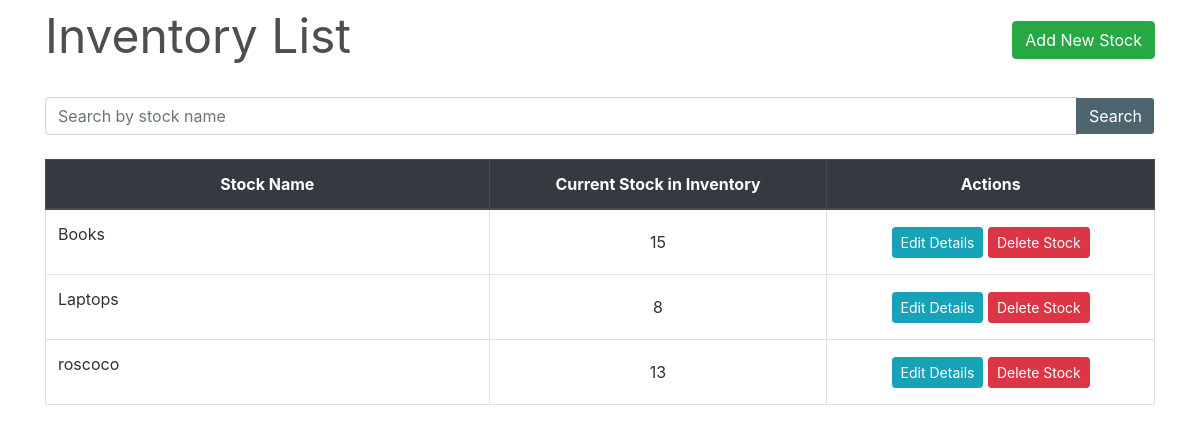
The app's page /inventory/, older data.
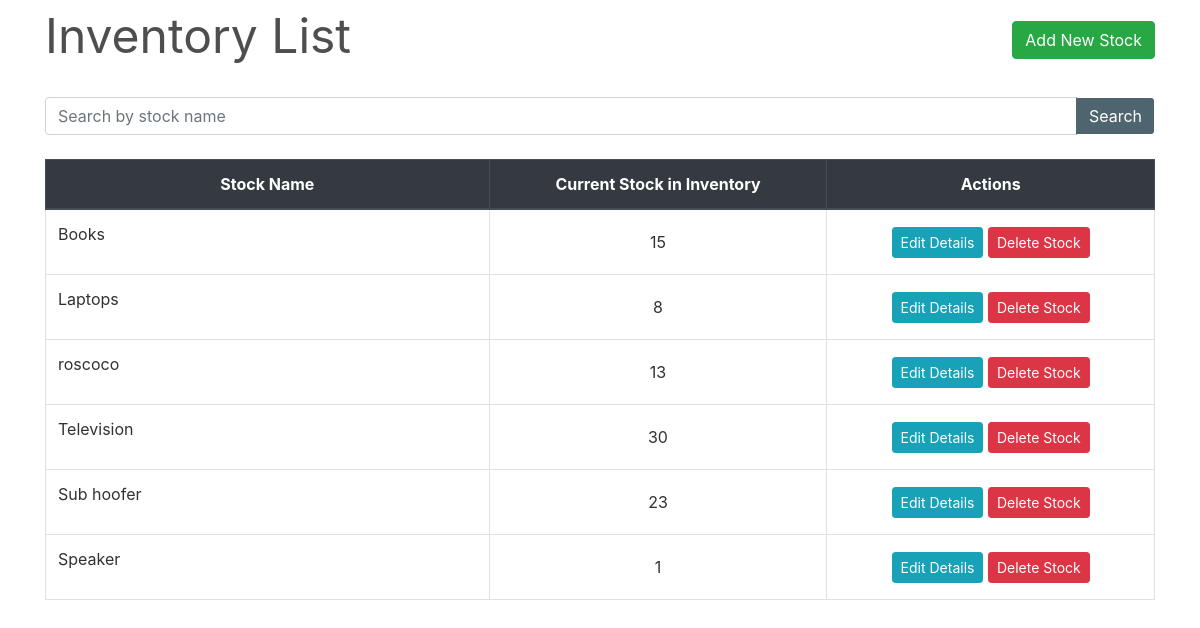
The same page, newer data.
### inventory/models.py (models this page shows, shortened)
class Stock(models.Model):
    id = models.AutoField(primary_key=True)
    name = models.CharField(max_length=30, unique=True)
    quantity = models.IntegerField(default=1)
    is_deleted = models.BooleanField(default=False)

### inventory/views.py (the view)
# urls.py: path('', views.StockListView.as_view(), name='inventory'),
class StockListView(FilterView):
    filterset_class = StockFilter
    queryset = Stock.objects.filter(is_deleted=False)
    template_name = 'inventory.html'
    paginate_by = 10

### inventory/templates/inventory.html (shortened to what this page needs)
{% extends "base.html" %}
{% load widget_tweaks %}
{% block content %}
    <div class="row" style="color: #4e4e4e; font-style: bold; font-size: 3rem; ">
        <div class="col-md-8">Inventory List</div>
        <div class="col-md-4">
            <div style="float:right;"> <a class="btn btn-success" href="{% url 'new-stock' %}">Add New Stock</a> </div>
        </div>
    </div>
    <div style="border-bottom: 1px solid white;"></div>
    <br>
    <table class="table table-css table-bordered table-hover">
        <form method="get">
            <div class="input-group search">
                {% render_field filter.form.name class="form-control textinput" placeholder="Search by stock name" %}
                <div class="input-group-append">
                   <button type="submit" class="btn btn-pink"> Search </button>
                </div>
            </div>
        </form>
        <br>
        <thead class="thead-dark align-middle">
            <tr>
                <th width="40%">Stock Name</th>
                <th>Current Stock in Inventory</th>
                <th>Actions</th>
            </tr>
        </thead>
{% if object_list %}
        <tbody>
            {% for stock in object_list %}
                <tr>
                    <td>
                        <p>{{ stock.name }}</p>
                    </td>
                    <td class="align-middle">{{ stock.quantity }}</td>
                    <td class="align-middle">
                        <a href="{% url 'edit-stock' stock.pk %}" class="btn btn-info btn-sm">Edit Details</a>
                        <a href="{% url 'delete-stock' stock.pk %}" class="btn btn-danger btn-sm"> Delete Stock </a>
                    </td>
                </tr>
            {% endfor %}
        </tbody>
    </table>
{% else %}
        <tbody></tbody>
    </table>
    <br><br><br><br><br><br><br><br>
    <div style="color: #575757; font-style: bold; font-size: 1.5rem; text-align: center;">The records are empty. Please try adding some.</div>
{% endif %}
{% endblock content %}

### homepage/templates/base.html (shortened to what this page needs)
{% load static %}
<!DOCTYPE html>
<html lang="en">
<head>
    <link rel="stylesheet" type="text/css" href="{% static 'bootstrap/bootstrap.min.css' %}">
    <link rel="stylesheet" href="https://use.fontawesome.com/releases/v5.7.0/css/all.css">
    <link rel="stylesheet" type="text/css" href="{% static 'css/main.css' %}">
    <link rel="stylesheet" type="text/css" href="{% static 'css/sidebar.css' %}">
    <link rel="stylesheet" type="text/css" href="{% static 'css/dialogbox.css' %}">
</head>
<body>
    <main id="wrapper">
                    <div class="container">
                        {% block content %}{% endblock content %}
                    </div>
            <br>
    </main>
</body>
</html>

### homepage/static/css/main.css (style rules this page uses)
body, html { height: 100%; }
p { color: rgb(49, 49, 49); }
a { color: #55b159; }
.table-css { color: #313131; }
.align-middle { text-align: center; }
.textinput { background-color: #ffffff; color: black; }
.btn-pink { color: #fff; background-color: #4e6570; border-color: #fff; border-left-color: #4e6570; }

### homepage/static/css/sidebar.css (style rules this page uses)
#wrapper { display: flex; width: 100%; align-items: stretch; }

Row changes from the older to the newer data that the page shows:
added Stock: name "Television", quantity "30"
added Stock: name "Sub hoofer", quantity "23"
added Stock: name "Speaker", quantity "1"
